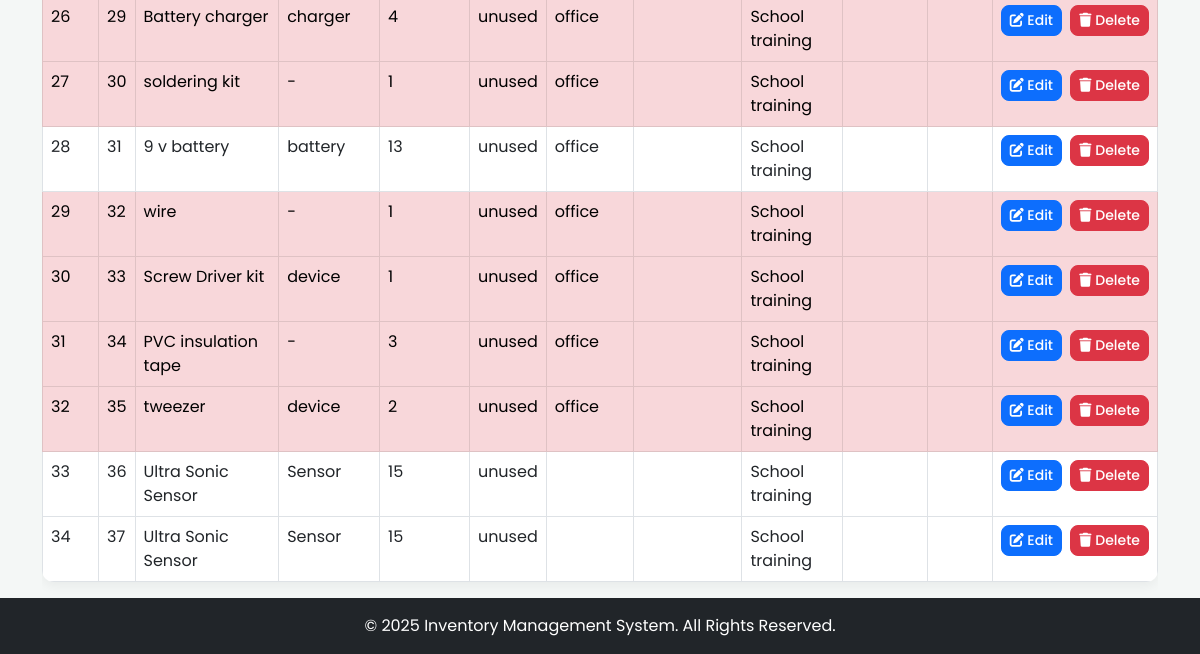
Before: /inventory (signed in, lower part) with the older database file.
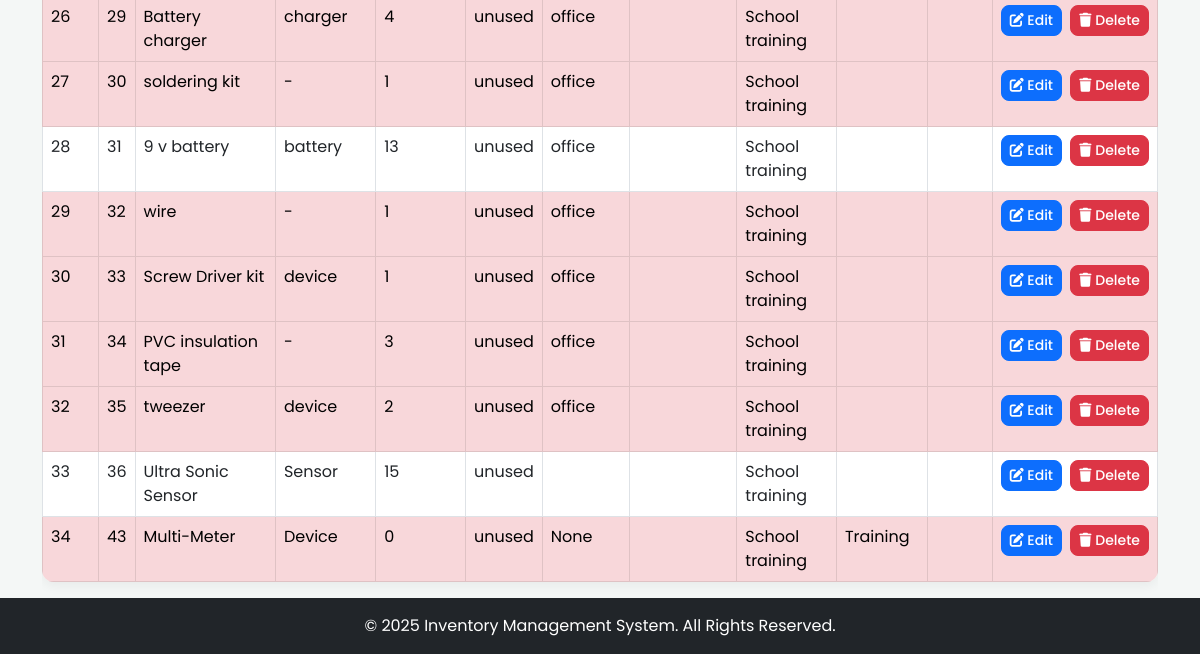
After: the same page with the newer database file.
### app.py (models this page shows)
class Component(db.Model):
    id = db.Column(db.Integer, primary_key=True)
    name = db.Column(db.String(100), nullable=False)
    type = db.Column(db.String(100), nullable=False)
    quantity = db.Column(db.Integer, nullable=False)
    status = db.Column(db.String(20), nullable=False)  # used, unused, defect
    location = db.Column(db.String(100))
    purchase_date = db.Column(db.String(20))
    notes = db.Column(db.Text)
    purpose = db.Column(db.String(200))
    used_by_for = db.Column(db.String(100))

### app.py (the view)
@app.route('/inventory')
@login_required
def inventory():
    all_components = Component.query.all()
    navabarath_components = Component.query.filter(Component.location.ilike('%navabarath%')).all()
    navabarath_ids = {c.id for c in navabarath_components}
    livestock_components = [c for c in all_components if c.id not in navabarath_ids]
    return render_template(
        'inventory.html',
        livestock_components=livestock_components,
        navabarath_components=navabarath_components
    )

### app.py (called while the page is built)
@login_manager.user_loader
def load_user(user_id):
    return User.query.get(int(user_id))

@app.context_processor
def inject_now():
    return {'now': datetime.datetime.utcnow()}

### templates/inventory.html (shortened to what this page needs)
{% extends 'base.html' %}
{% block content %}
<div class="table-responsive">
    <table class="table table-bordered table-hover">
        <tbody>
            {% for component in livestock_components %}
            <tr {% if component.quantity < 5 %}class="table-danger"{% endif %}>
                <td>{{ loop.index }}</td>
                <td>{{ component.id }}</td>
                <td>{{ component.name }}</td>
                <td>{{ component.type }}</td>
                <td>{{ component.quantity }}</td>
                <td>{{ component.status }}</td>
                <td>{{ component.location }}</td>
                <td>{{ component.purchase_date }}</td>
                <td>{{ component.purpose }}</td>
                <td>{{ component.used_by_for }}</td>
                <td>{{ component.notes }}</td>
                <td>
                    <a href="/edit/{{ component.id }}" class="btn btn-sm btn-primary me-1"><i class="fas fa-edit"></i> Edit</a>
                    <form method="post" action="/delete/{{ component.id }}" style="display: inline;" onsubmit="return confirm('Are you sure you want to delete this component?')">
                        <button type="submit" class="btn btn-sm btn-danger"><i class="fas fa-trash"></i> Delete</button>
                    </form>
                </td>
            </tr>
            {% else %}
            <tr>
                <td colspan="12" class="text-center">No components found in Live Stock.</td>
            </tr>
            {% endfor %}
        </tbody>
    </table>
</div>
{% endblock %}

### templates/base.html (shortened to what this page needs)
<!DOCTYPE html>
<html lang="en">
<head>
    <link href="https://cdn.jsdelivr.net/npm/bootstrap@5.3.0/dist/css/bootstrap.min.css" rel="stylesheet">
    <link rel="stylesheet" href="https://cdnjs.cloudflare.com/ajax/libs/font-awesome/6.0.0/css/all.min.css">
    <link rel="stylesheet" href="/static/style.css">
</head>
<body>
    <div class="container">
        {% block content %}{% endblock %}
    </div>
    <footer class="footer mt-auto py-3 bg-dark text-white">
        <div class="container text-center">
            <span>&copy; {{ now.year }} Inventory Management System. All Rights Reserved.</span>
        </div>
    </footer>
</body>
</html>

### static/style.css (style rules this page uses)
body { font-family: 'Poppins', sans-serif; background-color: #f4f7f6; color: #212529; display: flex; flex-direction: column; min-height: 100vh; }
.container { flex: 1; }
.table { border-radius: 0.75rem; overflow: hidden; box-shadow: 0 4px 12px rgba(0,0,0,0.05); }
.table td:last-child { white-space: nowrap; width: 1%; }

Changed rows visible on the page:
removed Component: id "37", name "Ultra Sonic Sensor", type "Sensor", quantity "15", status "unused", purpose "School training"
added Component: id "43", name "Multi-Meter", type "Device", quantity "0", status "unused", location "None", purpose "School training", used_by_for "Training"
